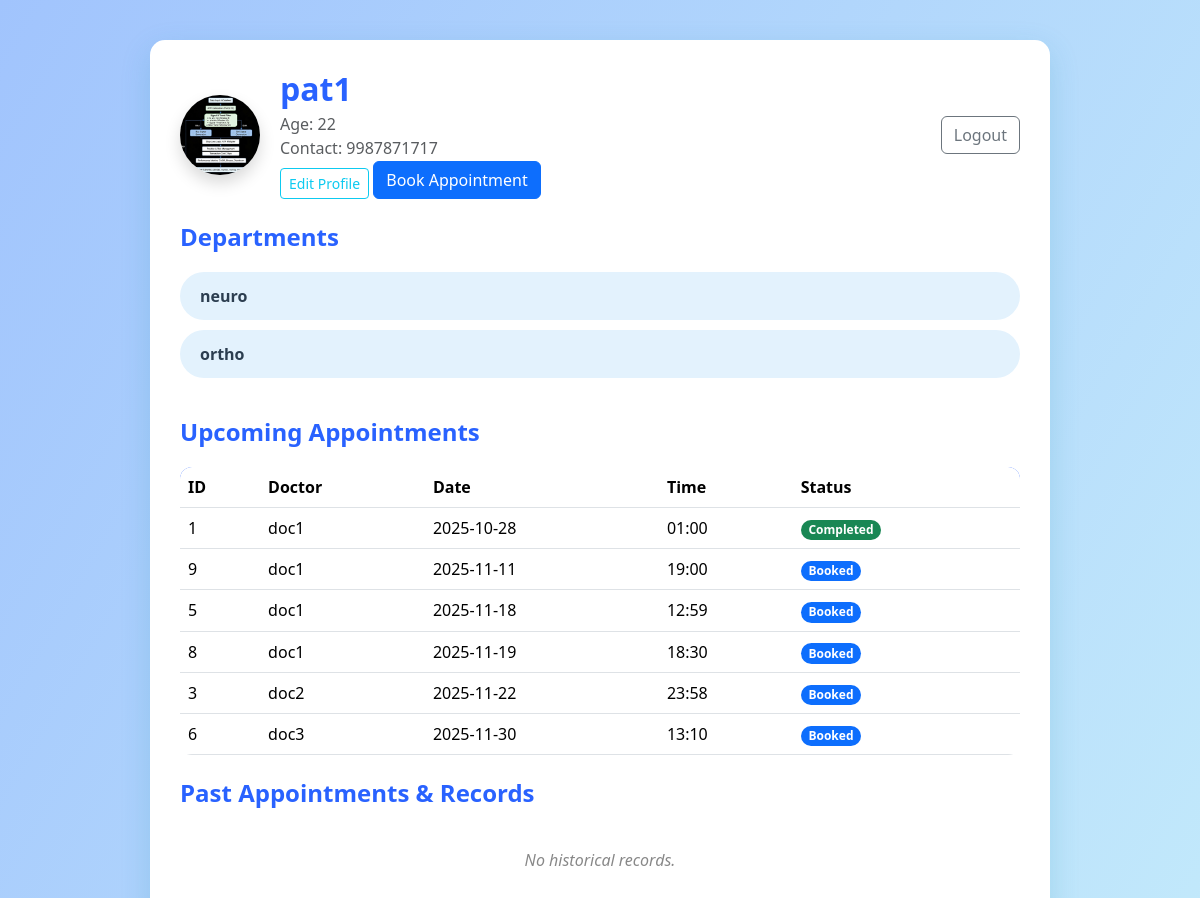
The app's page /patient (signed in) with its own data.
### tables this page shows
CREATE TABLE patients (
    id INTEGER PRIMARY KEY,  -- links to users.id
    name TEXT NOT NULL,
    contact TEXT
, age INTEGER, pfp TEXT);

CREATE TABLE users (
    id INTEGER PRIMARY KEY AUTOINCREMENT,
    username TEXT UNIQUE NOT NULL,
    password TEXT NOT NULL,
    role TEXT NOT NULL CHECK(role IN ('admin', 'doctor', 'patient'))
);

CREATE TABLE departments (
    id INTEGER PRIMARY KEY AUTOINCREMENT,
    name TEXT UNIQUE NOT NULL,
    overview TEXT
);

CREATE TABLE appointments (
    id INTEGER PRIMARY KEY AUTOINCREMENT,
    doctor_id INTEGER NOT NULL,
    patient_id INTEGER NOT NULL,
    date TEXT NOT NULL,
    time TEXT NOT NULL,
    status TEXT NOT NULL CHECK(status IN ('Booked', 'Completed', 'Cancelled')),
    diagnosis TEXT,
    prescription TEXT,
    notes TEXT,
    FOREIGN KEY (doctor_id) REFERENCES users(id),
    FOREIGN KEY (patient_id) REFERENCES users(id)
);

### app.py (the view)
@app.route('/patient')
def patient_dashboard():
    if 'user_id' not in session or session.get('role') != 'patient':
        return redirect(url_for('login'))
    user_id = session['user_id']
    db = get_db()
    user = db.execute('SELECT username FROM users WHERE id = ?', (user_id,)).fetchone()
    if not user:
        return "User not found!", 404
    patient_name = user[0]
    patient = db.execute('SELECT contact, age, pfp FROM patients WHERE id = ?', (user_id,)).fetchone()
    patient_contact = patient[0] if patient else ''
    patient_age = patient[1] if patient else ''
    patient_pfp = patient[2] if patient else None
    departments = db.execute('SELECT id, name FROM departments').fetchall()
    appointments = db.execute(
        '''
        SELECT a.id, u.username, a.date, a.time, a.status
        FROM appointments a
          JOIN users u ON a.doctor_id = u.id
        WHERE a.patient_id = ?
        ORDER BY a.date, a.time
        ''',
        (user_id,)
    ).fetchall()
    return render_template(
        'patient_dashboard.html',
        patient_name=patient_name,
        patient_contact=patient_contact,
        patient_age=patient_age,
        patient_pfp=patient_pfp,
        departments=departments,
        upcoming_appointments=appointments
    )

### app.py (called while the page is built)
def get_db():
    db = getattr(g, '_database', None)
    if db is None:
        db = g._database = sqlite3.connect(DATABASE)
    return db

@app.teardown_appcontext
def close_connection(exception):
    db = getattr(g, '_database', None)
    if db is not None:
        db.close()

### templates/patient_dashboard.html (shortened to what this page needs)
<!doctype html>
<html lang="en">
<head>
    <link href="https://cdn.jsdelivr.net/npm/bootstrap@5.3.2/dist/css/bootstrap.min.css" rel="stylesheet">
</head>
<body>
<div class="dashboard-container">
    <div class="d-flex align-items-center mb-4" style="gap:20px;">
      <img src="{% if patient_pfp %}/static/patient_pfps/{{ patient_pfp }}{% else %}https://ui-avatars.com/api/?name={{ patient_name | urlencode }}&background=5fa8d3&color=fff&size=80{% endif %}"
     class="rounded-circle shadow" width="80" height="80" alt="Profile">
      <div>
        <h2 class="mb-1">{{ patient_name }}</h2>
        <div class="text-muted">Age: {{ patient_age }}</div>
        <div class="text-muted">Contact: {{ patient_contact }}</div>
        <a href="/edit_profile" class="btn btn-sm btn-outline-info mt-2">Edit Profile</a>
        <a href="{{ url_for('book_appointment') }}" class="btn btn-primary">Book Appointment</a>
      </div>
      <a href="/logout" class="btn btn-outline-secondary ms-auto">Logout</a>
    </div>
    <h4>Departments</h4>
    <ul>
      {% for dept in departments %}
        <li class="dept-link" data-dept="{{ dept[0] }}">{{ dept[1] }}</li>
      {% endfor %}
    </ul>
    <h4>Upcoming Appointments</h4>
    {% if upcoming_appointments %}
    <table class="table mb-0">
      <thead>
        <tr>
          <th>ID</th><th>Doctor</th><th>Date</th><th>Time</th><th>Status</th>
        </tr>
      </thead>
      <tbody>
        {% for appt in upcoming_appointments %}
        <tr>
          <td>{{ appt[0] }}</td>
          <td>{{ appt[1] }}</td>
          <td>{{ appt[2] }}</td>
          <td>{{ appt[3] }}</td>
          <td>
            {% if appt[4] == 'Booked' %}
              <span class="badge rounded-pill bg-primary">Booked</span>
            {% elif appt[4] == 'Completed' %}
              <span class="badge rounded-pill bg-success">Completed</span>
            {% elif appt[4] == 'Cancelled' %}
              <span class="badge rounded-pill bg-danger">Cancelled</span>
            {% else %}
              <span class="badge rounded-pill bg-secondary">{{ appt[4] }}</span>
            {% endif %}
          </td>
        </tr>
        {% endfor %}
      </tbody>
    </table>
    {% else %}
    <div class="no-appointments">You have no upcoming appointments.</div>
    {% endif %}
    <h4 class="mt-4">Past Appointments & Records</h4>
    {% if past_appointments %}
    <table class="table">
      <thead>
        <tr>
          <th>Date</th><th>Doctor</th><th>Diagnosis</th><th>Prescription</th><th>Notes</th>
        </tr>
      </thead>
      <tbody>
        {% for appt in past_appointments %}
        <tr>
          <td>{{ appt[2] }}</td>
          <td>{{ appt[1] }}</td>
          <td>{{ appt[5] or '-' }}</td>
          <td>{{ appt[6] or '-' }}</td>
          <td>{{ appt[7] or '-' }}</td>
        </tr>
        {% endfor %}
      </tbody>
    </table>
    {% else %}
    <div class="no-appointments">No historical records.</div>
    {% endif %}
</div>
</body>
</html>

### templates/patient_dashboard.html (style rules this page uses)
body { background: linear-gradient(120deg, #a1c4fd 0%, #c2e9fb 100%); min-height: 100vh; font-family: 'Segoe UI', Tahoma, Geneva, Verdana, sans-serif; color: #2c3e50; }
.dashboard-container { margin: 40px auto; max-width: 900px; background: white; border-radius: 15px; box-shadow: 0 10px 30px rgba(33, 147, 176, 0.2); padding: 30px; }
h2, h4 { color: #2962ff; font-weight: 700; margin-bottom: 20px; }
ul { list-style-type: none; padding-left: 0; margin-bottom: 40px; }
ul li { background-color: #e3f2fd; margin-bottom: 10px; padding: 12px 20px; border-radius: 25px; font-weight: 600; cursor: pointer; transition: background 0.2s; }
table { border-radius: 12px; overflow: hidden; }
thead tr { background-color: #2962ff; color: white; font-weight: 700; }
tbody tr:nth-child(odd) { background-color: #f1f9ff; }
.no-appointments { text-align: center; color: #888; padding: 20px 0; font-style: italic; }

### records on screen
patients: pfp (picture), contact "9987871717"
users: username "pat1"
departments: name "neuro"
departments: name "ortho"
appointments: id "1", username "doc1", date "2025-10-28", time "01:00", status "Completed"
appointments: id "9", username "doc1", date "2025-11-11", time "19:00", status "Booked"
appointments: id "5", username "doc1", date "2025-11-18", time "12:59", status "Booked"
appointments: id "8", username "doc1", date "2025-11-19", time "18:30", status "Booked"
appointments: id "3", username "doc2", date "2025-11-22", time "23:58", status "Booked"
appointments: id "6", username "doc3", date "2025-11-30", time "13:10", status "Booked"

### other values on screen
{{ patient_age }} "22"
